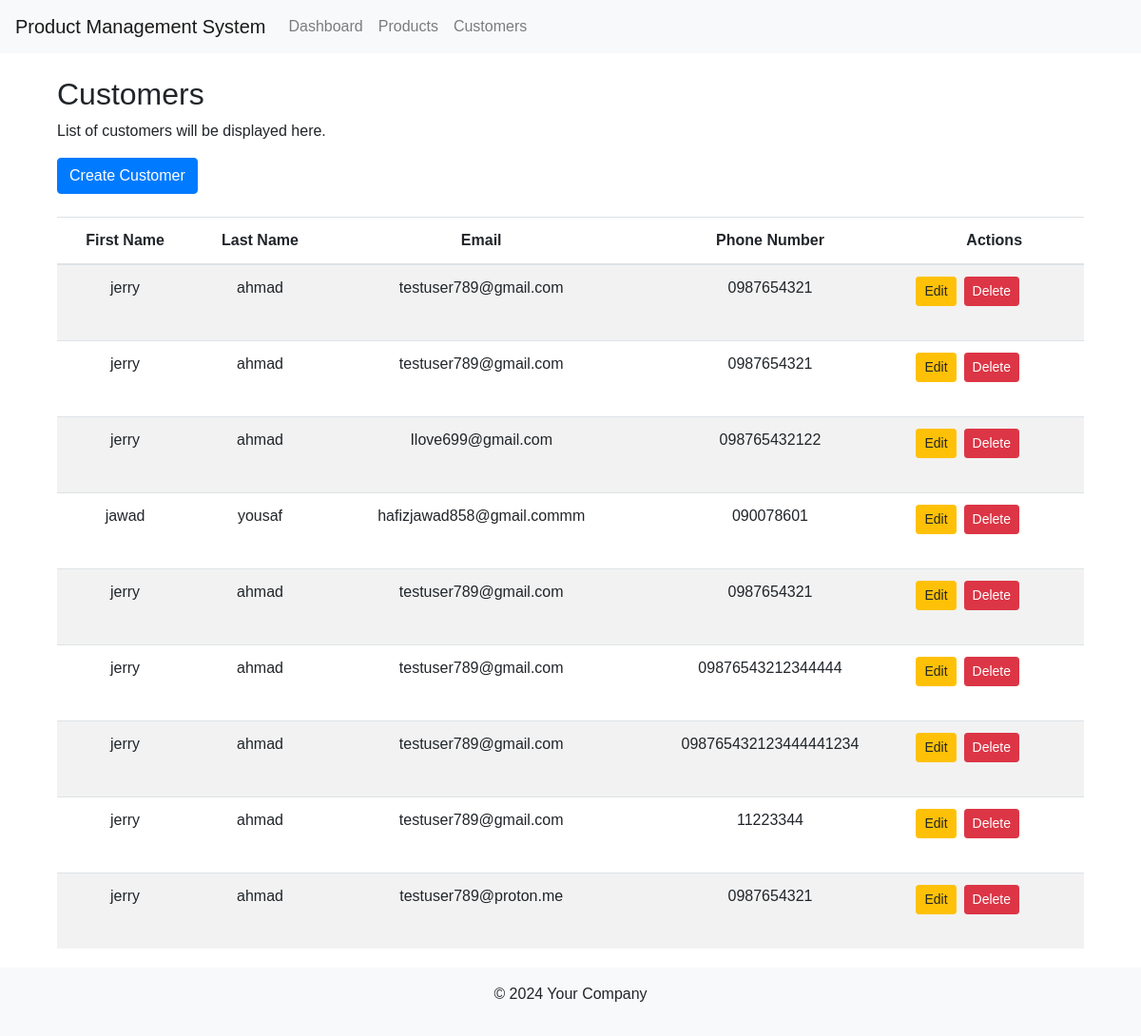
Before: /customers/ with the older database file.
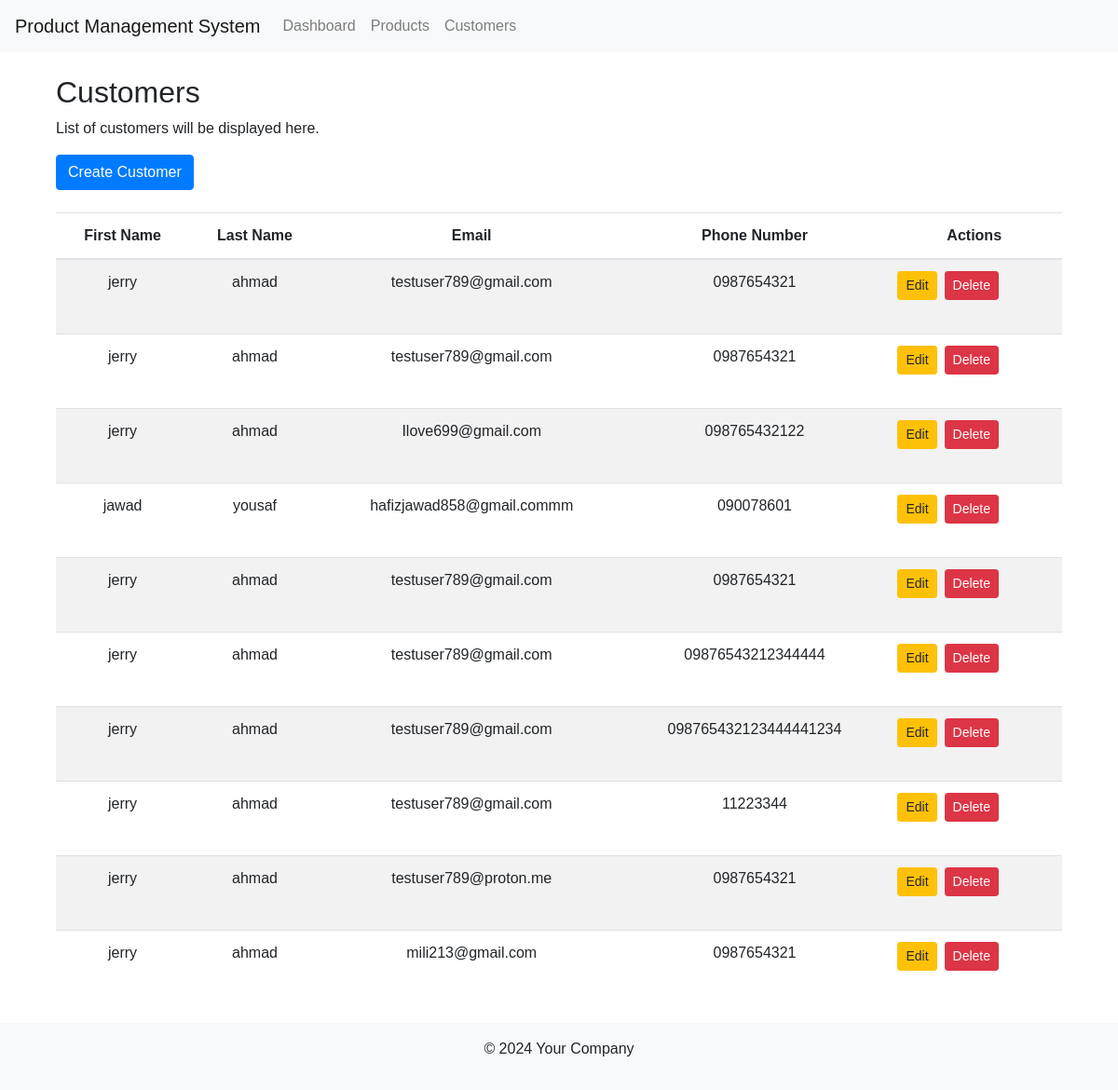
After: the same page with the newer database file.
### newapp/models.py (models this page shows, shortened)
class Customer(models.Model):
    first_name = models.CharField(max_length=30)
    last_name = models.CharField(max_length=30)
    email = models.EmailField(max_length=254, validators=[EmailValidator()])
    password = models.CharField(max_length=128)
    phone_number = models.CharField(
        max_length=15,
        validators=[RegexValidator(regex=r'^\+?1?\d{9,15}$', message="Phone number must be entered in the format: '+999999999'. Up to 15 digits allowed.")]
    )

### newapp/views.py (the view)
# urls.py: path('customers/', views.customers, name='customers'),
def customers(request):
    customers = Customer.objects.all()
    return render(request, 'accounts/customer.html', {'customers': customers})

### newapp/templates/accounts/customer.html (shortened to what this page needs)
{% extends 'accounts/main.html' %}
{% block content %}
<div class="container">
    <h2>Customers</h2>
    <p>List of customers will be displayed here.</p>
    <a href="{% url 'user_profile_view' %}" class="btn btn-primary">Create Customer</a>
    <table class="table table-striped mt-4">
        <thead>
            <tr>
                <th>First Name</th>
                <th>Last Name</th>
                <th>Email</th>
                <th>Phone Number</th>
                <th>Actions</th>
            </tr>
        </thead>
        <tbody>
            {% for customer in customers %}
                <tr>
                    <td>{{ customer.first_name }}</td>
                    <td>{{ customer.last_name }}</td>
                    <td>{{ customer.email }}</td>
                    <td>{{ customer.phone_number }}</td>
                    <td>
                        <div class="d-flex justify-content-start mb-4  ">
                        <a href="{% url 'customer_update' customer.id %}" class="btn btn-warning btn-sm ">Edit</a>
                        <a href="{% url 'customer_delete' customer.id %}" class="btn btn-danger btn-sm mx-2">Delete</a>
                    </div>
                    </td>
                </tr>
            {% empty %}
                <tr>
                    <td colspan="5">No customers found.</td>
                </tr>
            {% endfor %}
        </tbody>
    </table>
</div>
{% endblock %}

Changed rows visible on the page:
added Customer: first_name "jerry", last_name "ahmad", email "mili213@gmail.com", phone_number "0987654321"
